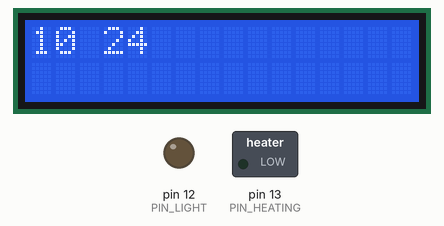
This program was run on a simulated Arduino Leonardo, built with avr-gcc and run on an emulated ATmega32U4. On the bench: 16×2 character LCD, switched loads named in the program (green lamp = pin HIGH), output pins drawn as LEDs (lit = HIGH). Wiring (inferred from the names in the program): DS3231 clock at I2C address 0x68. The local clock reads 2024-03-15 10:24:30 at power-on unless the program sets it.

Above: at 0.1 s.
At 31.9 s:
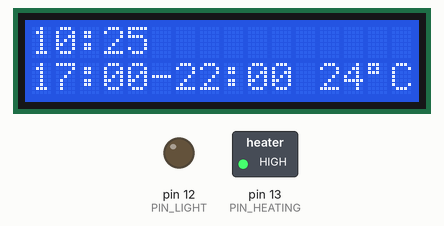
At 64.7 s:
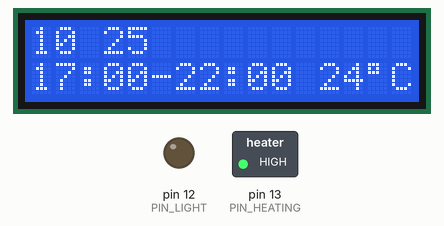
At 129.3 s:
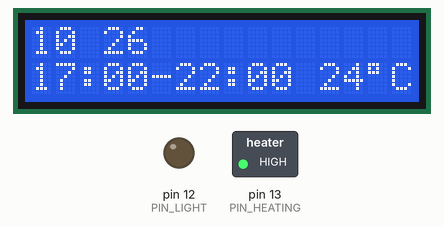
Timing chart, 0 to 130.0 s (numbered marks = the images above):
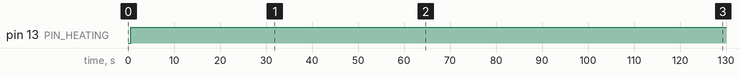

The program:

main.cpp
```cpp
//include LCD and Wire library
#include <LiquidCrystal.h>
#include <Wire.h>
#include <DS3231.h>
#include <OneWire.h>  // odpowiada za komunikację za pomocą protokołu 1-Wire.
#include <DS18B20.h>  //biblioteka termometru

#define PIN_LIGHT 12  //definicja pinu dla oswietlenia
#define PIN_HEATING 13  //definicja pinu dla oswietlenia

#define ONEWIRE_PIN 10   //W definicji o nazwie ONEWIRE_PIN przechowywany jest numer pinu do którego podłączasz wyjście danych DQ z czujnika termometru

//stałe ustawiające czas pracy swiatla
#define lightStartHour 17  // tutaj podaj godzinę załączenia swiatla
#define lightStartMinute 00  // tutaj poadaj minute zalaczenia swiatla
#define lightStopHour 22      // tutaj podaj godzinę wyłączenia swiatla
#define lightStopMinute 00    // tutaj poadaj minute wylaczenia swiatla

//stałe ustawiające temperature i histereze grzalki
#define setTemperature 24  //tutaj ustaw temperature wylaczenia grzalki
#define setHisteresis 1    //ustaw temperature histerezy

//defiiuje adres zegara - nie nalezy zmieniac
#define DS3231_I2C_ADDRESS 0x68

//definiuje piny pod ktore wpiety jest wyswietlacz LCD
LiquidCrystal lcd( 4, 5, 6, 7, 8, 9);

//uruchamia znaczek migajacy miedzy godzina a minuta
boolean blinkOn = true; //visibility of ':' between hour and minutes

// Adres czujnika temperatury DS18B20 - kazdy czujnik ma unikalny aby go poznac nalezy go sczytać za pomocą specjalnego programu
byte address[8] = {0x28, 0x15, 0xFE, 0x8A, 0xA, 0x0, 0x0, 0x2};

OneWire onewire(ONEWIRE_PIN);     //Deklaruje obiekt onewire odpowiedzialny za komunikację za pomocą protokołu 1-Wire. W argumencie konstruktora podajesz numer pinu do którego podłaczone są urządzenia magistrali 1-Wire.
DS18B20 sensors(&onewire);        //Deklaruje obiekt sensors odpowiedzialny za obsługę czujników DS18B20. W argumecie konstruktora przekazywany jest wskaźnik do obiektu magistrali 1-Wire do której podłączony jest termometr.

byte znakStopniaCelsjusza[8] = {B11100, B10100, B11100, B00000, B00000, B00000, B00000, B00000};
        // definiujemy znak graficzny stopnia Celsjusza w celu wyświetlenia na lcd


//convert normal decimal numbers to binary coded decimals
byte decToBcd(byte val)
{
  return ( (val / 10 * 16) + (val % 10) );
}
//convert binary coded decimal to normal decimal numbers
byte bcdToDec(byte val)
{
  return ( (val / 16 * 10) + (val % 16) );
}


/****************************************FUNKCJA SETUP INICJOWANA RAZ NA STARCIE PROGRAMU*****************************************************************************************/
void setup() {
  pinMode(PIN_LIGHT, OUTPUT); // ustawienie pinu odpowiedzialnego za obsluge swiatla
  pinMode(PIN_HEATING, OUTPUT); // ustawienie pinu odpowiedzialnego za obsluge swiatla

  Wire.begin();                 //nawiazanie lacznosci za pomoca magistrali z zegarem
  lcd.begin(16,2); //(col, rows) - inicjacja LCD

  //Uzyj ponizszej zakomentowanje funkcji setRTC tylko raz na poczatku uzywania sterownika w celu ustawienia zegara
  //odkomentuj linijke setRTCTime tzn. usun dwa ukosnik zaczynajace wiersz i wpisz aktualna godzine i date wedlug ponizszgo schematu
  //schemat (sekundy (zostaw zero), min, godzina, dzien tygodnia, dzien miesiaca, miesiac, rok)
  //nastepnie skompiluj i wgraj program, po czym zakomentuj z powrotem i wgraj ponownie
  //setRTCTime(0, 20, 14, 7, 18, 11, 18);

  sensors.begin(9);          //Metoda begin wyszukuje czujniki i ustawia we wszystkich rozdzielczość. Domyślnie BEZ ARGUMENTÓW jest to 12 bitów W tym przypadku jest to 10 bitów.
  sensors.request(address);   //Metoda request wysyła rozkaz do czujnika o adresie podanym w argumencie, by zaczął obliczać temperaturę.

lcd.createChar(1, znakStopniaCelsjusza); // przypisanie wcześniej zdefiniowanego znaku do 1


}


/***************************************************************************************************************************************************************************/
void checkTemperature()
{
   if (sensors.available())     //Metoda available sprawdza czy czujnik już obliczył temperaturę. Jeśli tak, to zwraca wartość true, jeśli nie to false. Metoda ta pozwala nie czekać na obliczenia czujnika, tylko wykonywać program dalej, a gdy wynik obliczeń się pojawi, to go odczytać.
  {
    float temperature = sensors.readTemperature(address);


//    Serial.print(temperature);
//    Serial.println(F(" 'C"));
    lcd.setCursor(8, 0);    // ustawienie kursora, w zadanej pozycji (kolumna, wiersz)
    lcd.print(temperature);    // wyświetlenie wartości zmiennej temp
    lcd.write(1);             // metoda wrtite() wyswietla zdefiniowany wyzej znak temperatury
    lcd.print("C");
//    Serial.print("test ");
sensors.request(address);
  }
}

//set the time and date to the RTC
void setRTCTime(byte second, byte minute, byte hour, byte dayOfWeek, byte dayOfMonth, byte month, byte year)
{
  // sets time and date data to DS3231
  Wire.beginTransmission(DS3231_I2C_ADDRESS);
  Wire.write(0); // set next input to start at the seconds register
  Wire.write(decToBcd(second)); // set seconds
  Wire.write(decToBcd(minute)); // set minutes
  Wire.write(decToBcd(hour)); // set hours
  Wire.write(decToBcd(dayOfWeek)); // set day of week (1=Sunday, 7=Saturday)
  Wire.write(decToBcd(dayOfMonth)); // set date (1 to 31)
  Wire.write(decToBcd(month)); // set month
  Wire.write(decToBcd(year)); // set year (0 to 99)
  Wire.endTransmission();
}

//read the time and date from the RTC
void readRTCTime(byte *second, byte *minute, byte *hour, byte *dayOfWeek,byte *dayOfMonth, byte *month, byte *year)
{
  Wire.beginTransmission(DS3231_I2C_ADDRESS);
  Wire.write(0); // set DS3231 register pointer to 00h
  Wire.endTransmission();
  Wire.requestFrom(DS3231_I2C_ADDRESS, 7);
  // request seven bytes of data from DS3231 starting from register 00h
  *second = bcdToDec(Wire.read() & 0x7f);
  *minute = bcdToDec(Wire.read());
  *hour = bcdToDec(Wire.read() & 0x3f);
  *dayOfWeek = bcdToDec(Wire.read());
  *dayOfMonth = bcdToDec(Wire.read());
  *month = bcdToDec(Wire.read());
  *year = bcdToDec(Wire.read());
}

  void light()
{
    byte second, minute, hour, dayOfWeek, dayOfMonth, month, year;

    int currentTimeInMinute;
    int starTimeInMinute, stopTimeInMinute;

  // odczyt czasu z RTC  z użyciem adresów wskaźników
  readRTCTime(&second, &minute, &hour, &dayOfWeek, &dayOfMonth, &month, &year);

  currentTimeInMinute = hour * 60 + minute; //aktualny czas w minutach potrzebny do porównań  poniżej

  starTimeInMinute = lightStartHour * 60 + lightStartMinute;  //czas załączenia swiatla w minutach
  stopTimeInMinute = lightStopHour * 60 + lightStopMinute;    // czas wyłaczenia swiatla

  if (currentTimeInMinute >= starTimeInMinute && currentTimeInMinute < stopTimeInMinute)
  {
   digitalWrite(PIN_LIGHT, HIGH);   // turn the LED on (HIGH is the voltage level)
  }else{
    digitalWrite(PIN_LIGHT, LOW);   // turn the LED on (HIGH is the voltage level)
  }
//  delay(100);
}

//easy and dirty way to clear the LCD
void clearLCD ()
{
  lcd.setCursor(0,0);
  lcd.print("                ");
  lcd.setCursor(0,1);
  lcd.print("                ");
  lcd.setCursor(0,0);
}


//reads the RTC time and prints it to the top of the LCD
void printTime()
{
  byte second, minute, hour, dayOfWeek, dayOfMonth, month, year;

  // odczyt czasu z RTC  z użyciem adresów wskaźników
  readRTCTime(&second, &minute, &hour, &dayOfWeek, &dayOfMonth, &month, &year);

  //print to lcd top
  lcd.setCursor(0,0);
  //lcd.print(" Godzina: ");
  if (hour<10)
  {
    lcd.print("0");
  }
  lcd.print(hour, DEC);
  if (blinkOn == true)
  {
    lcd.print(" ");
    blinkOn = false;
  }
  else if (blinkOn == false)
  {
    lcd.print(":");
    blinkOn = true;
  }
  if (minute<10)
  {
    lcd.print("0");
  }
  lcd.print(minute, DEC);

  delay(500);
}
void printLightTime()
{
  lcd.setCursor(0,1);
  if (lightStartHour < 10)
  {
    lcd.print("0");
  }
  lcd.print(lightStartHour, DEC);
  lcd.print(":");
    if (lightStartMinute < 10)
  {
    lcd.print("0");
  }
    lcd.print(lightStartMinute, DEC);
     lcd.print("-");

  if (lightStopHour < 10)
  {
    lcd.print("0");
  }
  lcd.print(lightStopHour, DEC);
  lcd.print(":");
    if (lightStopMinute < 10)
  {
    lcd.print("0");
  }
    lcd.print(lightStopMinute, DEC);

}

void printSetTemp()
{
  lcd.setCursor(12,1);
  lcd.print(setTemperature, DEC);
  lcd.write(1);             // metoda write() wyswietla zdefiniowany wyzej znak temperatury
  lcd.print("C");
}


void onOfHeater()
{
  float aktualTemp = sensors.readTemperature(address);
  if (aktualTemp <= setTemperature)
  {
   digitalWrite(PIN_HEATING, HIGH);   // turn the LED on (HIGH is the voltage level)
  }
  if (aktualTemp >= setTemperature + setHisteresis)
  {
    digitalWrite(PIN_HEATING, LOW);   // turn the LED on (HIGH is the voltage level)
  }

}
/*****************************************FUNKCJA LOOP WYKONYWANA W PETLI CALY CZAS****************************************************************************************/
void loop() {
    checkTemperature();
    printTime();
    printLightTime();
    printSetTemp();
    onOfHeater();
}


  
```

Measured:
- by itself, pin 13 (PIN_HEATING): LOW → HIGH at 0.57 s
- what the display in image 1 shows lasts 0.5 s, from 31.9 s to 32.4 s
